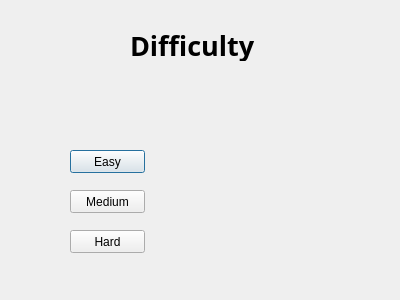
<?xml version="1.0" encoding="UTF-8"?>
<ui version="4.0">
 <class>difficultyMenu</class>
 <widget class="QDialog" name="difficultyMenu">
  <property name="geometry">
   <rect>
    <x>0</x>
    <y>0</y>
    <width>400</width>
    <height>300</height>
   </rect>
  </property>
  <property name="windowTitle">
   <string>Dialog</string>
  </property>
  <widget class="QLabel" name="label">
   <property name="geometry">
    <rect>
     <x>130</x>
     <y>30</y>
     <width>151</width>
     <height>31</height>
    </rect>
   </property>
   <property name="font">
    <font>
     <family>Berlin Sans FB</family>
     <pointsize>20</pointsize>
     <weight>75</weight>
     <bold>true</bold>
    </font>
   </property>
   <property name="text">
    <string>Difficulty</string>
   </property>
  </widget>
  <widget class="QPushButton" name="easyButton">
   <property name="geometry">
    <rect>
     <x>70</x>
     <y>150</y>
     <width>75</width>
     <height>23</height>
    </rect>
   </property>
   <property name="text">
    <string>Easy</string>
   </property>
  </widget>
  <widget class="QPushButton" name="mediumButton">
   <property name="geometry">
    <rect>
     <x>70</x>
     <y>190</y>
     <width>75</width>
     <height>23</height>
    </rect>
   </property>
   <property name="text">
    <string>Medium</string>
   </property>
  </widget>
  <widget class="QPushButton" name="hardButton">
   <property name="geometry">
    <rect>
     <x>70</x>
     <y>230</y>
     <width>75</width>
     <height>23</height>
    </rect>
   </property>
   <property name="text">
    <string>Hard</string>
   </property>
  </widget>
 </widget>
 <resources/>
 <connections/>
</ui>
